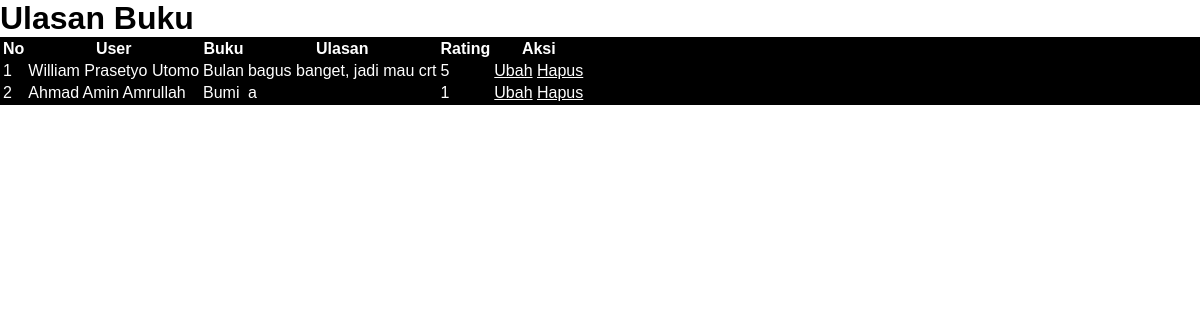
/ulasan.php, run on the app's committed database.
### tables this page shows
CREATE TABLE `ulasan_buku` (
  `id_ulasan` int(11) NOT NULL,
  `id_user` int(11) DEFAULT NULL,
  `id_buku` int(11) DEFAULT NULL,
  `ulasan` text DEFAULT NULL,
  `rating` int(11) DEFAULT NULL
);

CREATE TABLE `user` (
  `id_user` int(11) NOT NULL,
  `nama` varchar(255) DEFAULT NULL,
  `username` varchar(255) DEFAULT NULL,
  `password` varchar(255) DEFAULT NULL,
  `email` varchar(255) DEFAULT NULL,
  `alamat` text DEFAULT NULL,
  `no_telepon` varchar(255) DEFAULT NULL,
  `level` enum('admin','petugas','peminjam') DEFAULT NULL
);

CREATE TABLE `buku` (
  `id_buku` int(11) NOT NULL,
  `id_category` int(11) DEFAULT NULL,
  `judul` varchar(255) DEFAULT NULL,
  `penulis` varchar(255) DEFAULT NULL,
  `penerbit` varchar(255) DEFAULT NULL,
  `tahun_terbit` varchar(255) DEFAULT NULL,
  `deskripsi` text DEFAULT NULL
);

### ulasan.php (the view, shortened to what this page needs)
<link rel="stylesheet" href="ulasan.css" />
<h1 class="mt-4">Ulasan Buku</h1>
<div class="card">
    <div class="card-body">
<div class="row">
    <div class="col-md-12">
        <table class="table table-bordered" id="datatablesSimple">
            <tr>
                <th>No</th>
                <th>User</th>
                <th>Buku</th>
                <th>Ulasan</th>
                <th>Rating</th>
                <th>Aksi</th>
            </tr>
            <?php
            $i = 1;
                $query = mysqli_query($koneksi, "SELECT*FROM ulasan_buku LEFT JOIN user on user.id_user = ulasan_buku.id_user LEFT JOIN buku on buku.id_buku = ulasan_buku.id_buku");
                while($data = mysqli_fetch_array($query)){
                    ?>
                    <tr>
                        <td><?php echo $i++; ?></td>
                        <td><?php echo $data['nama']; ?></td>
                        <td><?php echo $data['judul']; ?></td>
                        <td><?php echo $data['ulasan']; ?></td>
                        <td><?php echo $data['rating']; ?></td>
                        <td>
                            <a href="?page=ulasan_ubah&&id=<?php echo $data['id_ulasan']; ?>" class="btn btn-info">Ubah</a>
                            <a onclick="return confirm('Apakah anda yakin ingin menghapus Data ini?');" href="?page=ulasan_hapus&&id=<?php echo $data['id_ulasan']; ?>" class="btn btn-danger">Hapus</a>
                        </td>
                    </tr>
                            <?php
                        }
                    ?>
                </table>
            </div>
        </div>
    </div>
</div>

### ulasan.css (style rules this page uses)
body, h1, h2, h3, p, ul, li { margin: 0; padding: 0; }
.card { background-color: #000000; font-style: 'Roboto Condensed'; color: #ffffff; }
table { color: #fff; -webkit-text-fill-color: #fff; }

### data on the page
ulasan_buku: id_user.nama "William Prasetyo Utomo", id_buku.judul "Bulan", ulasan "bagus banget, jadi mau crt", rating "5"
ulasan_buku: id_user.nama "Ahmad Amin Amrullah", id_buku.judul "Bumi", ulasan "a", rating "1"
